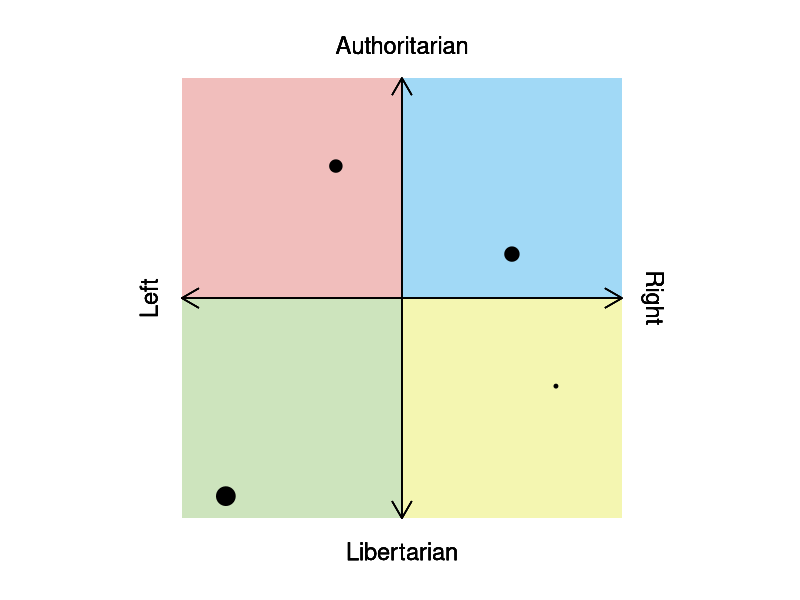
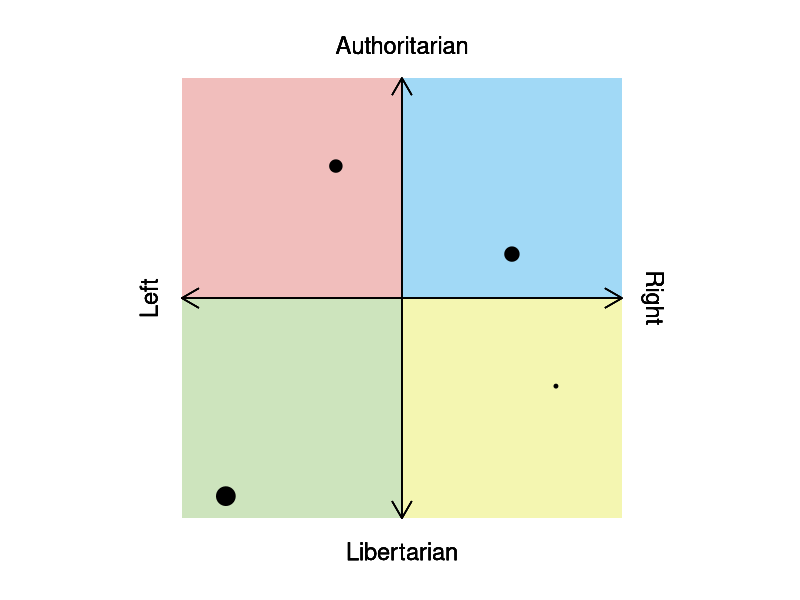
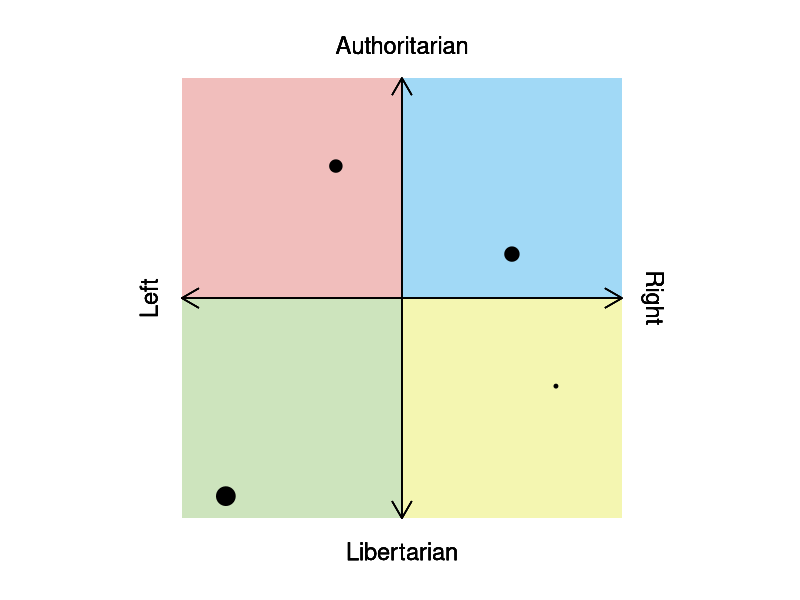

Reproduce these figures in R, in order.
## ---- chunk 1
library(tidyverse)
## ---- chunk 2
data <- tribble(
  ~x, ~y, ~value,
  0.5, 0.2, 5,
  -0.3, 0.6, 4,
  0.7, -0.4, 2,
  -0.8, -0.9, 8
)
## ---- chunk 3
ggplot(data, aes(x = x, y = y, size = value)) +
  scale_x_continuous(limits = c(-1.2, 1.2)) +
  scale_y_continuous(limits = c(-1.2, 1.2)) +
  theme(
    axis.text = element_blank(),
    axis.ticks = element_blank(),
    axis.title = element_blank(),
    panel.grid.major = element_blank(),
    panel.grid.minor = element_blank(),
    aspect.ratio = 1,
    legend.position = "none",
    panel.background = element_rect(fill = "white")
  ) +
  geom_rect(aes(
    ymin = -1,
    ymax = 0,
    xmin = -1,
    xmax = 0
  ),
  fill = rgb(
    r = 205,
    g = 228,
    b = 189,
    maxColorValue = 255
  )) +
  geom_rect(aes(
    ymin = -1,
    ymax = 0,
    xmin = 0,
    xmax = 1
  ),
  fill = rgb(
    r = 244,
    g = 246,
    b = 177,
    maxColorValue = 255
  )) +
  geom_rect(aes(
    ymin = 0,
    ymax = 1,
    xmin = 0,
    xmax = 1
  ),
  fill = rgb(
    r = 161,
    g = 217,
    b = 246,
    maxColorValue = 255
  )) +
  geom_rect(aes(
    ymin = 0,
    ymax = 1,
    xmin = -1,
    xmax = 0
  ),
  fill = rgb(
    r = 241,
    g = 190,
    b = 188,
    maxColorValue = 255
  )) +
  geom_segment(aes(
    x = 0,
    xend = 1,
    y = 0,
    yend = 0
  ),
  size = 0.5,
  arrow = arrow(length = unit(0.5, "cm"))) +
  geom_segment(aes(
    x = 0,
    xend = -1,
    y = 0,
    yend = 0
  ),
  size = 0.5,
  arrow = arrow(length = unit(0.5, "cm"))) +
  geom_segment(aes(
    x = 0,
    xend = 0,
    y = 0,
    yend = 1
  ),
  size = 0.5,
  arrow = arrow(length = unit(0.5, "cm"))) +
  geom_segment(aes(
    x = 0,
    xend = 0,
    y = 0,
    yend = -1
  ),
  size = 0.5,
  arrow = arrow(length = unit(0.5, "cm"))) +
  geom_text(label = "Authoritarian",
            y = 1.15,
            x = 0,
            size = 6) +
  geom_text(
    label = "Libertarian",
    y = -1.15,
    x = 0,
    size = 6
  ) +
  geom_text(
    label = "Right",
    y = 0,
    x = 1.15,
    size = 6,
    angle = -90
  ) +
  geom_text(
    label = "Left",
    y = 0,
    x = -1.15,
    size = 6,
    angle = 90
  ) +
  geom_point()
## ---- chunk 4
gg_politicalcompass <-
  function(data,
           scale = 1,
           top = "Authoritarian",
           bottom = "Libertarian",
           left = "Left",
           right = "Right"
  ) {
    ggplot(data) +
  scale_x_continuous(limits = c(-1.2*scale, 1.2*scale)) +
  scale_y_continuous(limits = c(-1.2*scale, 1.2*scale)) +
  theme(
    axis.text = element_blank(),
    axis.ticks = element_blank(),
    axis.title = element_blank(),
    panel.grid.major = element_blank(),
    panel.grid.minor = element_blank(),
    aspect.ratio = 1,
    legend.position = "none",
    panel.background = element_rect(fill = "white")
  ) +
  geom_rect(aes(
    ymin = -1*scale,
    ymax = 0,
    xmin = -1*scale,
    xmax = 0
  ),
  fill = rgb(
    r = 205,
    g = 228,
    b = 189,
    maxColorValue = 255
  )) +
  geom_rect(aes(
    ymin = -1*scale,
    ymax = 0,
    xmin = 0,
    xmax = 1*scale
  ),
  fill = rgb(
    r = 244,
    g = 246,
    b = 177,
    maxColorValue = 255
  )) +
  geom_rect(aes(
    ymin = 0,
    ymax = 1*scale,
    xmin = 0,
    xmax = 1*scale
  ),
  fill = rgb(
    r = 161,
    g = 217,
    b = 246,
    maxColorValue = 255
  )) +
  geom_rect(aes(
    ymin = 0,
    ymax = 1*scale,
    xmin = -1*scale,
    xmax = 0
  ),
  fill = rgb(
    r = 241,
    g = 190,
    b = 188,
    maxColorValue = 255
  )) +
  geom_segment(aes(
    x = 0,
    xend = 1*scale,
    y = 0,
    yend = 0
  ),
  size = 0.5,
  arrow = arrow(length = unit(0.5, "cm"))) +
  geom_segment(aes(
    x = 0,
    xend = -1*scale,
    y = 0,
    yend = 0
  ),
  size = 0.5,
  arrow = arrow(length = unit(0.5, "cm"))) +
  geom_segment(aes(
    x = 0,
    xend = 0,
    y = 0,
    yend = 1*scale
  ),
  size = 0.5,
  arrow = arrow(length = unit(0.5, "cm"))) +
  geom_segment(aes(
    x = 0,
    xend = 0,
    y = 0,
    yend = -1*scale
  ),
  size = 0.5,
  arrow = arrow(length = unit(0.5, "cm"))) +
  geom_text(label = top,
            y = (1.15*scale),
            x = 0,
            size = 6) +
  geom_text(
    label = bottom,
    y = (-1.15*scale),
    x = 0,
    size = 6
  ) +
  geom_text(
    label = right,
    y = 0,
    x = (1.15*scale),
    size = 6,
    angle = -90
  ) +
  geom_text(
    label = left,
    y = 0,
    x = (-1.15*scale),
    size = 6,
    angle = 90
  )
  }
## ---- chunk 5
gg_politicalcompass(data = data) +
  geom_point(aes(x = x,
                 y = y,
                 size = value))

ggsave(filename = here::here("images", "example_plot.png"))
